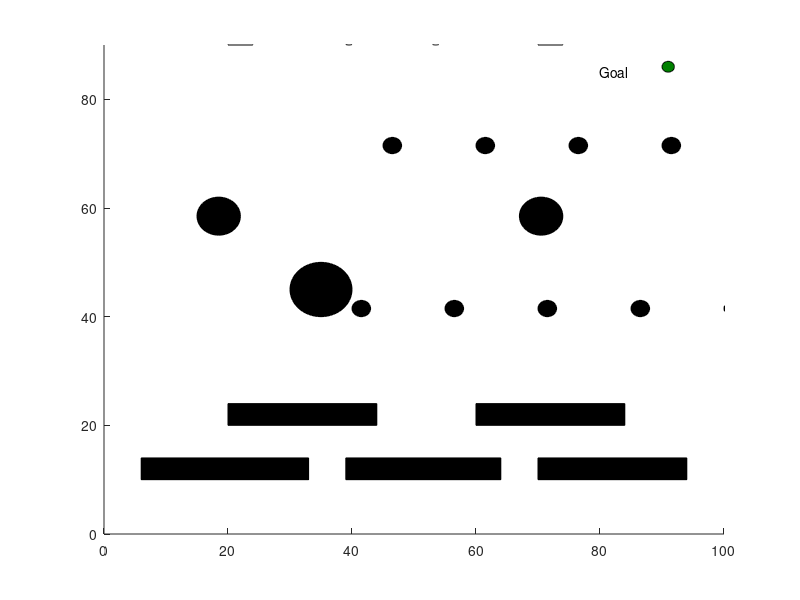

MATLAB code to generate this figure: (Note: this script raises an error after producing the figure.)

function main
global thetapastmove;
global robotypast;
global robotxpast;
global goalx;
global goaly;
global offset;
world=[100,90]; %size of the world
start=[10,0];%robot starting location
goal=[90,85];%goal location
goalx=goal(1);
goaly=goal(2);
robotx=start(1);
roboty=start(2);
xdis=1;
ydis=1;
robotxpast=start(1);
robotypast=start(2);
robotsize=2;
offset=2;

%list of rectangle obstacles
rect1=  [6,10,27,4;
        39,10,25,4;
        70,10,24,4;
        39,180,24,4;
        70,180,24,4;
        6,180,24,4;
        150,180,24,4;
        110,180,24,4
        110,125,24,4
         
        70,90,4,50;
        20,90,4,50;
        35,110,20,4;
         150,10,24,4;
         130,20,24,4;
         60,20,24,4;
         20,20,24,4;
        110,10,24,4];
    

%list of circle obstacles
circ1= [30,40,10,10;
        67,55,7,7;
        15,55,7,7;
        110,55,7,7;
        150,55,7,7;
        180,55,7,7;
        110,85,7,7;
        150,85,7,7;
        180,85,7,7;
        110,143,7,7;
        150,135,7,7;
        180,135,7,7;
        40,40,3,3;
        55,40,3,3;
        70,40,3,3;
        85,40,3,3;
        100,40,3,3;
        115,40,3,3;
        130,40,3,3;
        145,40,3,3;
        45,70,3,3;
        60,70,3,3;
        75,70,3,3;
        90,70,3,3;
        105,70,3,3;
        120,70,3,3;
        135,70,3,3;
        90,110,3,3;
        90,127,3,3;
        38,90,3,3;
        52,90,3,3;
        105,110,3,3;
        120,110,3,3;
        150,110,3,3;
        170,160,3,3;
        105,160,3,3;
        120,160,3,3;
        150,160,3,3;
        170,160,3,3;
        15,160,3,3;
        30,160,3,3;
        45,160,3,3;
        60,160,3,3;
        75,160,3,3
        40,130,3,3
        58,130,3,3
        90,160,3,3];


%Obstacle array
global Obs;
Obs = ones(world(1),world(2));
%add rectangles
for i=1:length(rect1(:,1))
    addrec(rect1(i,:));
end
%add cirlces
for i=1:length(circ1(:,1))
    addcirc(circ1(i,:))
end

%start navigation loop
while (abs(xdis)>0)|| (abs(ydis)>0)
    
    
    %find where to go
    theta=atan2(ydis,xdis);%direction to point
    height=sin(theta);
    width=cos(theta);
    %set next point to clossest point to the destination
    if abs(height)>=((sqrt(2)/2)-.01)
        roboty=roboty+abs(sin(theta))/sin(theta);
    end
    if abs(width)>=((sqrt(2)/2)-.01)
        robotx=robotx+abs(cos(theta))/cos(theta);
    end
    
    %Check if obstical is in the new location 
    %in real life this could be done by a laser sensor or something
    if Obs(robotx,roboty)==0
        points=[0,0,2^17];
        %Check position 180 deg from current position and orientation
        [robotxtest1,robotytest1,dis1]=discalc(pi()/2);
        %set first check as best if it is open
        if Obs(robotxtest1,robotytest1)==1
            points=[robotxtest1,robotytest1,dis1];
        end
        %check postion 45 deg away
        [robotxtest2,robotytest2,dis2]=discalc(pi()/4);
        if Obs(robotxtest2,robotytest2)==1
            if dis2<points(3);
                %if its open and closer than the other point use it.
                points=[robotxtest2,robotytest2,dis2];
            end
            
        end
        %do the same checks for the angles from 180-(-180) including 0;
        [robotxtest3,robotytest3,dis3]=discalc(-pi()/4);
        if Obs(robotxtest3,robotytest3)==1
            if dis3<points(3);
            points=[robotxtest3,robotytest3,dis3];
            end
            
        end
        [robotxtest4,robotytest4,dis4]=discalc(-pi()/2);
        if Obs(robotxtest4,robotytest4)==1
            if dis4<points(3);
            points=[robotxtest4,robotytest4,dis4];
            end
            
        end
        [robotxtest5,robotytest5,dis5]=discalc(0);
        if Obs(robotxtest5,robotytest5)==1
            if dis5<points(3);
            points=[robotxtest5,robotytest5,dis5];
            end
            
        end
        
        %best point to chose is now points so set it to the next position    
        robotx=points(1);
        roboty=points(2);
    end
    
    
    %find orientation
    %find direction of past move    
    pastmovex=robotx-robotxpast;
    pastmovey=roboty-robotypast;
    %find theta of past move
    thetapastmove=atan2(pastmovey,pastmovex);
    %make points for the line indicating theta
    Arrowx=[robotx+robotsize/2,robotx+robotsize/2+2*cos(thetapastmove)];
    Arrowy=[roboty+robotsize/2,roboty+robotsize/2+2*sin(thetapastmove)];
    clf %start with new figure
    figure(1)
    axis([0,world(1),0,world(2)])
    
    %make robot postion vecotor for plotting a circle
    pos = [robotx roboty robotsize robotsize];
    %make goal postion vecotor for plotting a circle
    goalpos=[goal(1) goal(2) robotsize robotsize];
    %plot all rectangle obstacles
    for i=1:length(rect1(:,1))
     rectangle('Position',rect1(i,:),'FaceColor',[0 0 0])
    end
    %plot all circle obstacles
    for i=1:length(circ1(:,1))
        rectangle('Position',circ1(i,:),'FaceColor',[0 0 0],'Curvature',[1 1])
    end
    %plot goal
    rectangle('Position',goalpos,'FaceColor',[0 .5 0],'Curvature',[1 1])
    mytext= text(goal(1)-10,goal(2),'Goal')
    mytext.FontSize = 20;
    mytext.Color= 'r';
    %plot robot cirlce
    rectangle('Position',pos,'FaceColor',[.5 0 0],'Curvature',[1 1],'facecolor', 'r', 'edgecolor','r')
    hold on
    %plot robot orientation
    plot(Arrowx,Arrowy,'g','LineWidth',2)
    %delay so it doesnt happen instantly and plays like a movie
    pause(.1)
    
    %find new distance to goal this will end the loop when it gets to the
    %goal
    xdis=goal(1)-robotx;
    ydis=goal(2)-roboty;
    %set past distances
    robotxpast=robotx;
    robotypast=roboty;
end

end


%finds the distances to the goal for different points around the current
%location
function  [robotxtest1,robotytest1,dis1]= discalc(testangle)
global thetapastmove;
global robotypast;
global robotxpast;
global goalx;
global goaly;
testtheta1=thetapastmove+testangle;
        
        
        heighttest1=sin(testtheta1);
        widthtest1=cos(testtheta1);
        if abs(heighttest1)>=((sqrt(2)/2)-.01)
            robotytest1=robotypast+abs(sin(testtheta1))/sin(testtheta1);
        else
            robotytest1=robotypast;
        end
        if abs(widthtest1)>=((sqrt(2)/2)-.01)
            robotxtest1=robotxpast+abs(cos(testtheta1))/cos(testtheta1);
        else
            robotxtest1=robotxpast;
        end
        dis1=((goalx-robotxtest1)^2+(goaly-robotytest1)^2);
end
%adds a rectangle to the obstacle array
function addrec(X)
    global Obs;
    global offset;
    Obs(X(1)-offset:X(1)+X(3)+offset,X(2)-offset:X(2)+X(4)+offset)=0;
end
%adds circle to obstacle array
function addcirc(X)
    global Obs;
    global offset;
    for i=-X(3)-offset:X(3)+offset
        for j=-X(3):X(3);
         
            if (i^2+j^2)^.5<=(X(3)/2)+offset+3
                Obs(X(1)+i,X(2)+j)=0;
            end
               
        end
    end
   
end
